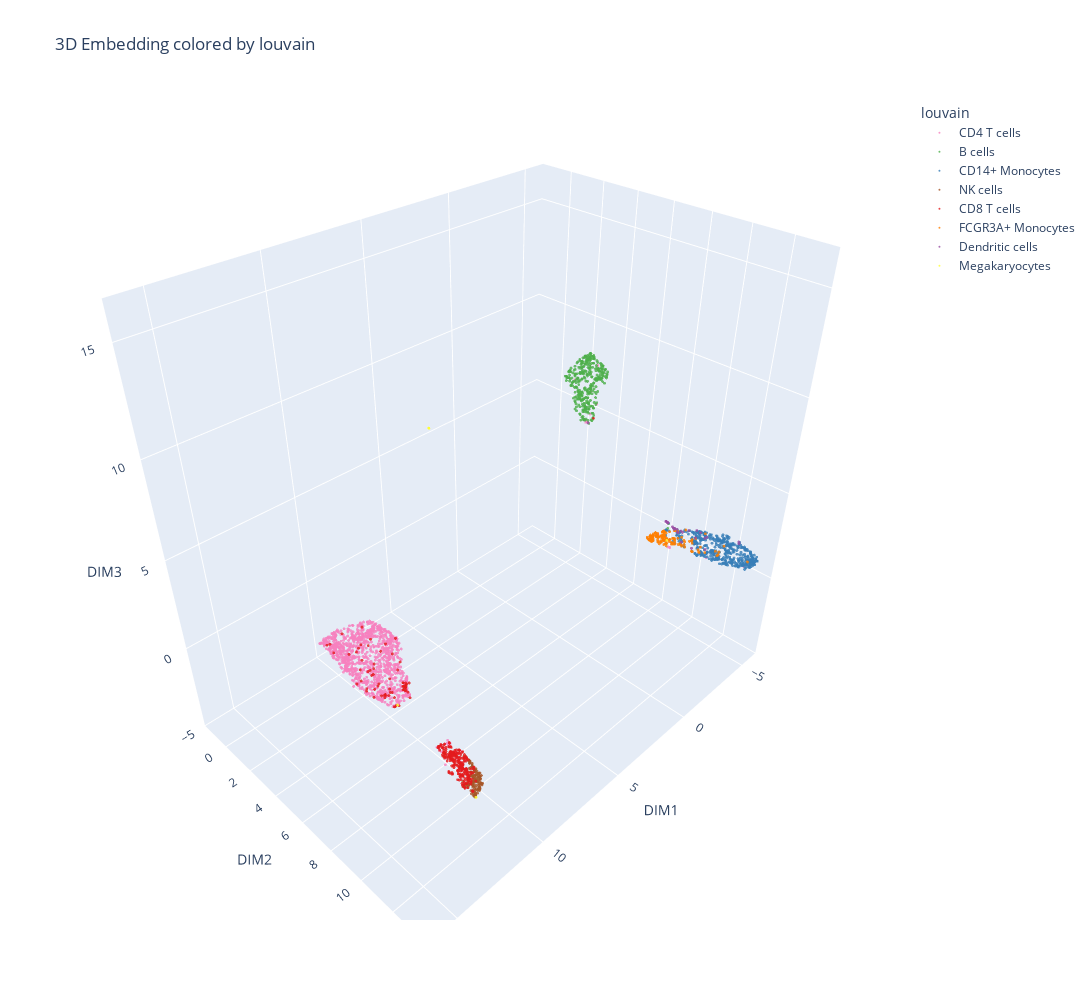

The code cell stored with this chart in its notebook:
### Code cell
ccd.ul.run_umap(adata, source_key='Concord', umap_key='Concord_UMAP_3D', n_components=3, n_neighbors=15, min_dist=0.1, metric='euclidean')

# Plot the 3D UMAP embeddings
col = 'louvain'
ccd.pl.plot_embedding_3d(
    adata, basis='Concord_UMAP_3D', color_by=col,
    save_path='Concord_UMAP_3D.html',
    point_size=1, opacity=0.8, width=1500, height=1000
)

### Figure 1 — Plotly figure (JSON) as saved in the notebook; plotly's stock layout.template omitted (floating-point values rounded to 4 significant figures; data arrays with more than 128 entries replaced by an {"elided": "..."} marker saying what was removed)
{"data": [{"hovertemplate": "louvain=CD4 T cells<br>DIM1=%{x}<br>DIM2=%{y}<br>DIM3=%{z}<extra></extra>", "legendgroup": "CD4 T cells", "marker": {"color": "#f781bf", "opacity": 0.8, "size": 1, "symbol": "circle"}, "mode": "markers", "name": "CD4 T cells", "scene": "scene", "showlegend": true, "type": "scatter3d", "x": {"elided": "1144 float values"}, "y": {"elided": "1144 float values"}, "z": {"elided": "1144 float values"}}, {"hovertemplate": "louvain=B cells<br>DIM1=%{x}<br>DIM2=%{y}<br>DIM3=%{z}<extra></extra>", "legendgroup": "B cells", "marker": {"color": "#4daf4a", "opacity": 0.8, "size": 1, "symbol": "circle"}, "mode": "markers", "name": "B cells", "scene": "scene", "showlegend": true, "type": "scatter3d", "x": {"elided": "342 float values"}, "y": {"elided": "342 float values"}, "z": {"elided": "342 float values"}}, {"hovertemplate": "louvain=CD14+ Monocytes<br>DIM1=%{x}<br>DIM2=%{y}<br>DIM3=%{z}<extra></extra>", "legendgroup": "CD14+ Monocytes", "marker": {"color": "#377eb8", "opacity": 0.8, "size": 1, "symbol": "circle"}, "mode": "markers", "name": "CD14+ Monocytes", "scene": "scene", "showlegend": true, "type": "scatter3d", "x": {"elided": "480 float values"}, "y": {"elided": "480 float values"}, "z": {"elided": "480 float values"}}, {"hovertemplate": "louvain=NK cells<br>DIM1=%{x}<br>DIM2=%{y}<br>DIM3=%{z}<extra></extra>", "legendgroup": "NK cells", "marker": {"color": "#a65628", "opacity": 0.8, "size": 1, "symbol": "circle"}, "mode": "markers", "name": "NK cells", "scene": "scene", "showlegend": true, "type": "scatter3d", "x": {"elided": "154 float values"}, "y": {"elided": "154 float values"}, "z": {"elided": "154 float values"}}, {"hovertemplate": "louvain=CD8 T cells<br>DIM1=%{x}<br>DIM2=%{y}<br>DIM3=%{z}<extra></extra>", "legendgroup": "CD8 T cells", "marker": {"color": "#e41a1c", "opacity": 0.8, "size": 1, "symbol": "circle"}, "mode": "markers", "name": "CD8 T cells", "scene": "scene", "showlegend": true, "type": "scatter3d", "x": {"elided": "316 float values"}, "y": {"elided": "316 float values"}, "z": {"elided": "316 float values"}}, {"hovertemplate": "louvain=FCGR3A+ Monocytes<br>DIM1=%{x}<br>DIM2=%{y}<br>DIM3=%{z}<extra></extra>", "legendgroup": "FCGR3A+ Monocytes", "marker": {"color": "#ff7f00", "opacity": 0.8, "size": 1, "symbol": "circle"}, "mode": "markers", "name": "FCGR3A+ Monocytes", "scene": "scene", "showlegend": true, "type": "scatter3d", "x": {"elided": "150 float values"}, "y": {"elided": "150 float values"}, "z": {"elided": "150 float values"}}, {"hovertemplate": "louvain=Dendritic cells<br>DIM1=%{x}<br>DIM2=%{y}<br>DIM3=%{z}<extra></extra>", "legendgroup": "Dendritic cells", "marker": {"color": "#984ea3", "opacity": 0.8, "size": 1, "symbol": "circle"}, "mode": "markers", "name": "Dendritic cells", "scene": "scene", "showlegend": true, "type": "scatter3d", "x": [-3.718, -3.266, -3.944, -3.738, 7.943, -3.577, -4.066, -3.695, -5.06, -3.212, -3.436, -3.53, -4.657, -3.998, -3.706, -3.21, -4.209, -3.551, -3.274, -3.221, -3.525, -5.043, -4.023, -3.238, -3.697, -4.064, -3.204, -3.259, -3.182, -3.603, -3.515, -3.553, -3.21, -4.115, -3.222, -3.229, -3.165], "y": [10.16, 9.671, 10.45, 9.945, 13.31, 9.855, 10.66, 10.27, 12.58, 9.627, 9.819, 9.888, 11.08, 11.35, 10.27, 9.632, 11.32, 9.902, 9.648, 9.655, 9.831, 12.61, 11.04, 9.643, 10.03, 10.81, 9.619, 9.648, 9.605, 10.0, 9.857, 9.893, 9.63, 10.77, 9.637, 9.648, 9.589], "z": [2.187, 2.654, 2.253, 2.004, 14.32, 2.203, 1.212, 2.173, 2.097, 2.714, 2.414, 2.313, 1.04, 2.225, 1.578, 2.716, 2.172, 2.278, 2.629, 2.7, 2.299, 2.015, 2.39, 2.682, 2.03, 2.372, 2.722, 2.659, 2.742, 2.276, 2.309, 2.269, 2.715, 1.885, 2.702, 2.692, 2.761]}, {"hovertemplate": "louvain=Megakaryocytes<br>DIM1=%{x}<br>DIM2=%{y}<br>DIM3=%{z}<extra></extra>", "legendgroup": "Megakaryocytes", "marker": {"color": "#ffff33", "opacity": 0.8, "size": 1, "symbol": "circle"}, "mode": "markers", "name": "Megakaryocytes", "scene": "scene", "showlegend": true, "type": "scatter3d", "x": [2.156, -4.209, 2.176, 2.155, 2.154, 2.159, 10.85, 2.155, 2.153, 14.96, 2.142, 2.153, 2.152, 2.15, 2.156], "y": [-1.337, 9.112, -1.318, -1.339, -1.34, -1.335, 10.8, -1.339, -1.341, 11.17, -1.352, -1.341, -1.342, -1.345, -1.339], "z": [5.598, 0.8046, 5.618, 5.597, 5.596, 5.601, -4.177, 5.598, 5.596, 4.826, 5.585, 5.595, 5.595, 5.592, 5.598]}], "layout": {"height": 1000, "legend": {"title": {"text": "louvain"}, "tracegroupgap": 0}, "scene": {"domain": {"x": [0, 1], "y": [0, 1]}, "xaxis": {"title": {"text": "DIM1"}}, "yaxis": {"title": {"text": "DIM2"}}, "zaxis": {"title": {"text": "DIM3"}}}, "title": {"text": "3D Embedding colored by louvain"}, "width": 1500}}
